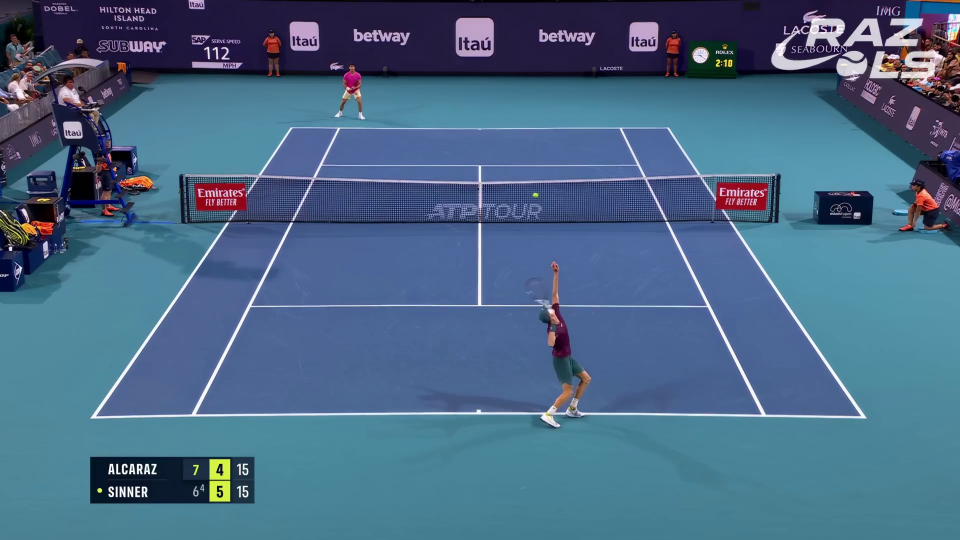
#> input picture tennis-ball-detection-6/sinner_alcaraz_dataset/sinner_0000.jpg, 1920 x 1080 px (shown at 1/2 size)
$ python calibrate_court_interactive.py --image sinner_alcaraz_dataset/sinner_0000.jpg
#> lines starting #> are read from the running program, lines starting #| are printed output that depends on the picture; after the words box and inside, x2 and y2 are one past the last pixel; in counts of white or black regions, pixels touching at a corner belong together
"""Interactive court calibration tool.

This tool lets you click on tennis court images to manually calibrate:
- Baseline positions (top and bottom)
- Service line positions
- Net position
- Sideline positions
- Center mark

The calibration is saved to calibration.json for use in ball tracking.

Usage:
    python calibrate_court_interactive.py --image "tennis courts/hard.avif"

    Then click on court lines as prompted:
    1. Click on TOP baseline (left and right corners)
    2. Click on BOTTOM baseline (left and right corners)
    3. Click on NET position (left and right)
    4. Click on TOP service line (left and right)
    5. Click on BOTTOM service line (left and right)
    6. Click on LEFT sideline (top and bottom)
    7. Click on RIGHT sideline (top and bottom)

    Press 's' to save, 'r' to reset, 'q' to quit.
"""

import cv2
import numpy as np
import json
from pathlib import Path
from typing import Dict, List, Tuple, Optional
import argparse


class CourtCalibrator:
    """Interactive tool for court line calibration."""

    def __init__(self, image_path: str):
        """Initialize calibrator with an image."""
#> called with image_path = 'sinner_alcaraz_dataset/sinner_0000.jpg'
        self.image_path = Path(image_path)
        self.image = cv2.imread(str(self.image_path))
#> self.image is the input picture: shape (1080, 1920, 3); mean B, G, R 133.6, 104.3, 73.8

        if self.image is None:
            raise FileNotFoundError(f"Image not found: {self.image_path}")

        # Resize if too large
        height, width = self.image.shape[:2]
#> height = 1080; width = 1920
        if max(height, width) > 1500:
            scale = 1500 / max(height, width)
#> scale = 0.781
            self.image = cv2.resize(self.image, (int(width * scale), int(height * scale)))
#> self.image: shape (843, 1500, 3)

        self.display_image = self.image.copy()
        self.original_shape = self.image.shape
#> self.original_shape = (843, 1500, 3)
#| Image size: 1500x843

        # Calibration points
        self.calibration_points = {
            'baseline_top_left': None,      # Top left corner of top baseline
            'baseline_top_right': None,     # Top right corner of top baseline
            'baseline_bottom_left': None,   # Bottom left corner of bottom baseline
            'baseline_bottom_right': None,  # Bottom right corner of bottom baseline
            'net_left': None,               # Left side of net
            'net_right': None,              # Right side of net
            'service_line_top_left': None,  # Top service line (left)
            'service_line_top_right': None, # Top service line (right)
            'service_line_bottom_left': None, # Bottom service line (left)
            'service_line_bottom_right': None, # Bottom service line (right)
            'sideline_left_top': None,      # Left sideline (top)
            'sideline_left_bottom': None,   # Left sideline (bottom)
            'sideline_right_top': None,     # Right sideline (top)
            'sideline_right_bottom': None,  # Right sideline (bottom)
            'center_mark_top': None,        # Center mark (top)
            'center_mark_bottom': None,     # Center mark (bottom)
        }

        # Calibration steps
        self.calibration_steps = [
            ('baseline_top_left', 'Click on TOP-LEFT corner of top baseline'),
            ('baseline_top_right', 'Click on TOP-RIGHT corner of top baseline'),
            ('baseline_bottom_left', 'Click on BOTTOM-LEFT corner of bottom baseline'),
            ('baseline_bottom_right', 'Click on BOTTOM-RIGHT corner of bottom baseline'),
            ('net_left', 'Click on LEFT side of NET'),
            ('net_right', 'Click on RIGHT side of NET'),
            ('service_line_top_left', 'Click on LEFT end of TOP service line'),
            ('service_line_top_right', 'Click on RIGHT end of TOP service line'),
            ('service_line_bottom_left', 'Click on LEFT end of BOTTOM service line'),
            ('service_line_bottom_right', 'Click on RIGHT end of BOTTOM service line'),
            ('sideline_left_top', 'Click on TOP of LEFT sideline'),
            ('sideline_left_bottom', 'Click on BOTTOM of LEFT sideline'),
            ('sideline_right_top', 'Click on TOP of RIGHT sideline'),
            ('sideline_right_bottom', 'Click on BOTTOM of RIGHT sideline'),
            ('center_mark_top', 'Click on TOP of CENTER mark (on baseline)'),
            ('center_mark_bottom', 'Click on BOTTOM of CENTER mark (on baseline)'),
        ]

        self.current_step = 0
        self.window_name = 'Court Calibration'
        cv2.namedWindow(self.window_name)
        cv2.setMouseCallback(self.window_name, self._mouse_callback)

    # [17 lines left out: function _mouse_callback, not called in this run]

    def _draw_instructions(self):
        """Draw calibration instructions on image."""
        display = self.display_image.copy()

        # Add semi-transparent background for text
        overlay = display.copy()
        cv2.rectangle(overlay, (10, 10), (600, 150), (0, 0, 0), -1)
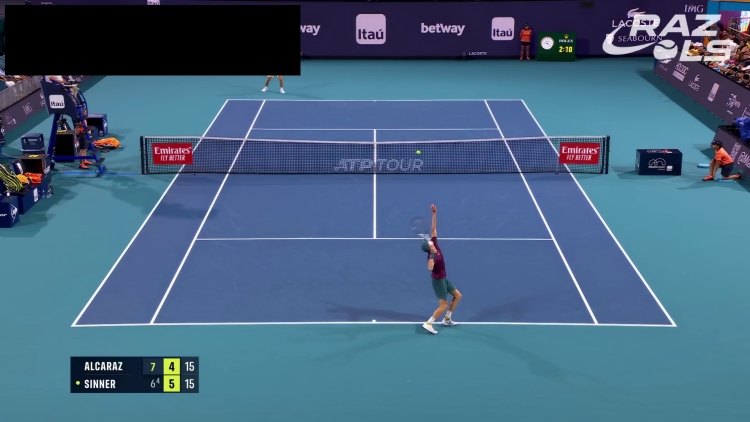
#> overlay: shape (843, 1500, 3) (shown at 1/2 size); mean B, G, R 128.3, 100.9, 70.1
        cv2.addWeighted(overlay, 0.7, display, 0.3, 0, display)

        # Progress
        progress_step = min(self.current_step + 1, len(self.calibration_steps))
        progress_text = f"Step {progress_step}/{len(self.calibration_steps)}"
        cv2.putText(display, progress_text, (20, 40),
                   cv2.FONT_HERSHEY_SIMPLEX, 0.8, (0, 255, 0), 2)
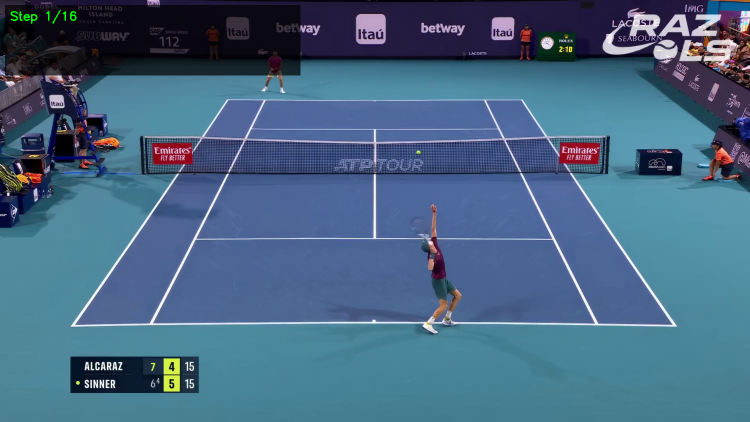
#> display: shape (843, 1500, 3) (shown at 1/2 size); mean B, G, R 129.9, 102.1, 71.2

        # Current instruction
        if self.current_step < len(self.calibration_steps):
            _, instruction = self.calibration_steps[self.current_step]
        else:
            instruction = "All points marked. Press 's' to save calibration or 'r' to reset."

        lines = [instruction[i:i+40] for i in range(0, len(instruction), 40)]
        for i, line in enumerate(lines):
            cv2.putText(display, line, (20, 75 + i*30),
                       cv2.FONT_HERSHEY_SIMPLEX, 0.5, (255, 255, 255), 1)
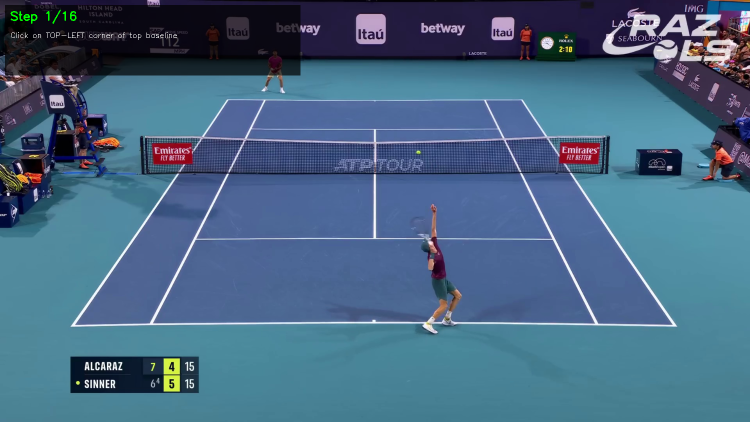
#> display: shape (843, 1500, 3) (shown at 1/2 size); 0.05% of pixels changed, all inside (x1, y1, x2, y2) = (22, 64, 354, 80)

        # Controls
        cv2.putText(display, "Keys: 's'=save  'r'=reset  'q'=quit", (20, 150),
                   cv2.FONT_HERSHEY_SIMPLEX, 0.5, (200, 200, 200), 1)
#> display: shape (843, 1500, 3); 0.04% of pixels changed, all inside (x1, y1, x2, y2) = (22, 139, 292, 155)

        return display

    def run(self) -> Optional[Dict]:
        """Run the calibration interface."""
        print("=" * 60)
        print("TENNIS COURT CALIBRATION TOOL")
        print("=" * 60)
        print(f"Image: {self.image_path}")
        print(f"Image size: {self.display_image.shape[1]}x{self.display_image.shape[0]}")
        print("\nInstructions:")
        print("  - Click on court lines as prompted")
        print("  - 's' = Save calibration")
        print("  - 'r' = Reset all points")
        print("  - 'q' = Quit without saving")
        print("=" * 60)

        while True:
            display = self._draw_instructions()
            cv2.imshow(self.window_name, display)

            key = cv2.waitKey(1) & 0xFF
#> (key q is pressed here)

            if key == ord('q'):
                print("\nQuitting without saving.")
                break
            elif key == ord('r'):
                print("\nResetting all points...")
                self.calibration_points = {k: None for k in self.calibration_points}
                self.current_step = 0
                self.display_image = self.image.copy()
            elif key == ord('s'):
                if self.current_step < len(self.calibration_steps):
                    print(f"\n⚠ Warning: Not all points marked ({self.current_step + 1}/{len(self.calibration_steps)})")
                    response = input("Save anyway? (y/n): ").lower()
                    if response != 'y':
                        continue

                result = self._save_calibration()
                if result:
                    return result
                break

        cv2.destroyAllWindows()
        return None

    # [117 lines left out: functions _save_calibration, _average_point, _compute_court_geometry, not called in this run]


def main():
    parser = argparse.ArgumentParser(description='Calibrate tennis court lines')
    parser.add_argument('--image', type=str, required=True, help='Path to court image')
    args = parser.parse_args()

    calibrator = CourtCalibrator(args.image)
    result = calibrator.run()

    if result:
        print("\n" + "=" * 60)
        print("CALIBRATION COMPLETE")
        print("=" * 60)
        print("Court Geometry:")
        for key, value in result['court_geometry'].items():
            if key != 'conversion_notes':
                print(f"  {key}: {value:.1f}")


if __name__ == '__main__':
    main()
